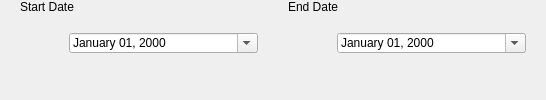
                          <widget class="QWidget" name="date_page">
                           <layout class="QVBoxLayout" name="date_page_layout">
                            <property name="spacing">
                             <number>0</number>
                            </property>
                            <property name="leftMargin">
                             <number>0</number>
                            </property>
                            <property name="topMargin">
                             <number>0</number>
                            </property>
                            <property name="rightMargin">
                             <number>0</number>
                            </property>
                            <property name="bottomMargin">
                             <number>0</number>
                            </property>
                            <item alignment="Qt::AlignLeft|Qt::AlignTop">
                             <widget class="QFrame" name="config_change_date_frame">
                              <layout class="QGridLayout" name="config_change_date_layout">
                               <property name="leftMargin">
                                <number>20</number>
                               </property>
                               <property name="topMargin">
                                <number>0</number>
                               </property>
                               <property name="rightMargin">
                                <number>0</number>
                               </property>
                               <property name="bottomMargin">
                                <number>20</number>
                               </property>
                               <property name="horizontalSpacing">
                                <number>10</number>
                               </property>
                               <property name="verticalSpacing">
                                <number>5</number>
                               </property>
                               <item row="0" column="0">
                                <widget class="QLabel" name="config_start_date">
                                 <property name="text">
                                  <string>Start Date</string>
                                 </property>
                                </widget>
                               </item>
                               <item row="0" column="2">
                                <widget class="QLabel" name="config_end_date">
                                 <property name="text">
                                  <string>End Date</string>
                                 </property>
                                </widget>
                               </item>
                               <item row="1" column="2">
                                <widget class="QFrame" name="config_end_date_frame">
                                 <property name="minimumSize">
                                  <size>
                                   <width>258</width>
                                   <height>48</height>
                                  </size>
                                 </property>
                                 <property name="maximumSize">
                                  <size>
                                   <width>258</width>
                                   <height>48</height>
                                  </size>
                                 </property>
                                 <layout class="QHBoxLayout" name="config_end_date_frame_2" stretch="0,1">
                                  <property name="spacing">
                                   <number>12</number>
                                  </property>
                                  <property name="leftMargin">
                                   <number>17</number>
                                  </property>
                                  <property name="topMargin">
                                   <number>14</number>
                                  </property>
                                  <property name="rightMargin">
                                   <number>20</number>
                                  </property>
                                  <property name="bottomMargin">
                                   <number>14</number>
                                  </property>
                                  <item alignment="Qt::AlignLeft">
                                   <widget class="QLabel" name="config_end_date_icon">
                                    <property name="minimumSize">
                                     <size>
                                      <width>20</width>
                                      <height>20</height>
                                     </size>
                                    </property>
                                   </widget>
                                  </item>
                                  <item>
                                   <widget class="QDateEdit" name="config_end_date_edit">
                                    <property name="cursor">
                                     <cursorShape>PointingHandCursor</cursorShape>
                                    </property>
                                    <property name="displayFormat">
                                     <string>MMMM dd, yyyy</string>
                                    </property>
                                    <property name="calendarPopup">
                                     <bool>true</bool>
                                    </property>
                                   </widget>
                                  </item>
                                 </layout>
                                </widget>
                               </item>
                               <item row="1" column="0">
                                <widget class="QFrame" name="config_start_date_frame">
                                 <property name="minimumSize">
                                  <size>
                                   <width>258</width>
                                   <height>48</height>
                                  </size>
                                 </property>
                                 <property name="maximumSize">
                                  <size>
                                   <width>258</width>
                                   <height>48</height>
                                  </size>
                                 </property>
                                 <layout class="QHBoxLayout" name="config_start_date_layout" stretch="0,1">
                                  <property name="spacing">
                                   <number>12</number>
                                  </property>
                                  <property name="leftMargin">
                                   <number>17</number>
                                  </property>
                                  <property name="topMargin">
                                   <number>14</number>
                                  </property>
                                  <property name="rightMargin">
                                   <number>20</number>
                                  </property>
                                  <property name="bottomMargin">
                                   <number>14</number>
                                  </property>
                                  <item alignment="Qt::AlignLeft">
                                   <widget class="QLabel" name="config_start_date_icon">
                                    <property name="minimumSize">
                                     <size>
                                      <width>20</width>
                                      <height>20</height>
                                     </size>
                                    </property>
                                   </widget>
                                  </item>
                                  <item>
                                   <widget class="QDateEdit" name="config_start_date_edit">
                                    <property name="cursor">
                                     <cursorShape>PointingHandCursor</cursorShape>
                                    </property>
                                    <property name="displayFormat">
                                     <string>MMMM dd, yyyy</string>
                                    </property>
                                    <property name="calendarPopup">
                                     <bool>true</bool>
                                    </property>
                                   </widget>
                                  </item>
                                 </layout>
                                </widget>
                               </item>
                              </layout>
                             </widget>
                            </item>
                           </layout>
                          </widget>
